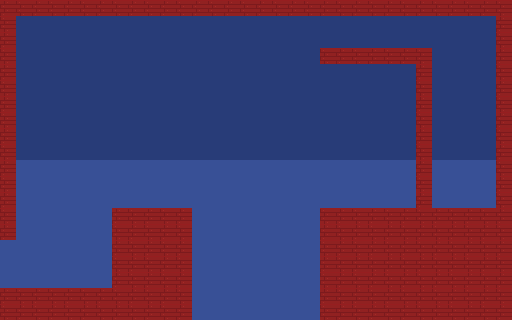

This is a level from a 2D game, rendered from its Tiled map with the project's own tilesets. A one-line summary and the complete map file follow:
An orthogonal 32x20 tile map with 16x16 px tiles, 3 tile layers (background, main, collision), 3 tilesets and 7 objects (5x Pedestal, Door, CameraZone).

<map version="1.8" tiledversion="1.8.0" orientation="orthogonal" renderorder="right-down" width="32" height="20" tilewidth="16" tileheight="16" infinite="0" nextlayerid="6" nextobjectid="8">
 <properties>
  <property name="music" value="castle" />
  <property name="room_id" value="ability_hall" />
  <property name="area" value="keep" />
  <property name="title" value="Hall of Abilities" />
 </properties>
 <tileset firstgid="1" name="test_tiles" tilewidth="16" tileheight="16" tilecount="32" columns="8">
  <image source="tileset.png" width="128" height="64" />
 </tileset>
 <tileset firstgid="33" source="../engine/blutmond_collision.tsx" />
 <tileset firstgid="63" source="../engine/blutmond_material.tsx" />
 <layer id="1" name="background" width="32" height="20" parallaxx="0.5">
  <properties>
   <property name="role" value="background" />
  </properties>
  <data encoding="csv">
9,9,9,9,9,9,9,9,9,9,9,9,9,9,9,9,9,9,9,9,9,9,9,9,9,9,9,9,9,9,9,9,
9,9,9,9,9,9,9,9,9,9,9,9,9,9,9,9,9,9,9,9,9,9,9,9,9,9,9,9,9,9,9,9,
9,9,9,9,9,9,9,9,9,9,9,9,9,9,9,9,9,9,9,9,9,9,9,9,9,9,9,9,9,9,9,9,
9,9,9,9,9,9,9,9,9,9,9,9,9,9,9,9,9,9,9,9,9,9,9,9,9,9,9,9,9,9,9,9,
9,9,9,9,9,9,9,9,9,9,9,9,9,9,9,9,9,9,9,9,9,9,9,9,9,9,9,9,9,9,9,9,
9,9,9,9,9,9,9,9,9,9,9,9,9,9,9,9,9,9,9,9,9,9,9,9,9,9,9,9,9,9,9,9,
9,9,9,9,9,9,9,9,9,9,9,9,9,9,9,9,9,9,9,9,9,9,9,9,9,9,9,9,9,9,9,9,
9,9,9,9,9,9,9,9,9,9,9,9,9,9,9,9,9,9,9,9,9,9,9,9,9,9,9,9,9,9,9,9,
9,9,9,9,9,9,9,9,9,9,9,9,9,9,9,9,9,9,9,9,9,9,9,9,9,9,9,9,9,9,9,9,
9,9,9,9,9,9,9,9,9,9,9,9,9,9,9,9,9,9,9,9,9,9,9,9,9,9,9,9,9,9,9,9,
31,31,31,31,31,31,31,31,31,31,31,31,31,31,31,31,31,31,31,31,31,31,31,31,31,31,31,31,31,31,31,31,
31,31,31,31,31,31,31,31,31,31,31,31,31,31,31,31,31,31,31,31,31,31,31,31,31,31,31,31,31,31,31,31,
31,31,31,31,31,31,31,31,31,31,31,31,31,31,31,31,31,31,31,31,31,31,31,31,31,31,31,31,31,31,31,31,
31,31,31,31,31,31,31,31,31,31,31,31,31,31,31,31,31,31,31,31,31,31,31,31,31,31,31,31,31,31,31,31,
31,31,31,31,31,31,31,31,31,31,31,31,31,31,31,31,31,31,31,31,31,31,31,31,31,31,31,31,31,31,31,31,
31,31,31,31,31,31,31,31,31,31,31,31,31,31,31,31,31,31,31,31,31,31,31,31,31,31,31,31,31,31,31,31,
31,31,31,31,31,31,31,31,31,31,31,31,31,31,31,31,31,31,31,31,31,31,31,31,31,31,31,31,31,31,31,31,
31,31,31,31,31,31,31,31,31,31,31,31,31,31,31,31,31,31,31,31,31,31,31,31,31,31,31,31,31,31,31,31,
31,31,31,31,31,31,31,31,31,31,31,31,31,31,31,31,31,31,31,31,31,31,31,31,31,31,31,31,31,31,31,31,
31,31,31,31,31,31,31,31,31,31,31,31,31,31,31,31,31,31,31,31,31,31,31,31,31,31,31,31,31,31,31,31
</data>
 </layer>
 <layer id="2" name="main" width="32" height="20">
  <properties>
   <property name="role" value="main" />
  </properties>
  <data encoding="csv">
8,7,8,7,8,7,8,7,8,7,8,7,8,7,8,7,8,7,8,7,8,7,8,7,8,7,8,7,8,7,8,7,
7,0,0,0,0,0,0,0,0,0,0,0,0,0,0,0,0,0,0,0,0,0,0,0,0,0,0,0,0,0,0,8,
8,0,0,0,0,0,0,0,0,0,0,0,0,0,0,0,0,0,0,0,0,0,0,0,0,0,0,0,0,0,0,7,
7,0,0,0,0,0,0,0,0,0,0,0,0,0,0,0,0,0,0,0,7,8,7,8,7,8,7,0,0,0,0,8,
8,0,0,0,0,0,0,0,0,0,0,0,0,0,0,0,0,0,0,0,0,0,0,0,0,0,8,0,0,0,0,7,
7,0,0,0,0,0,0,0,0,0,0,0,0,0,0,0,0,0,0,0,0,0,0,0,0,0,7,0,0,0,0,8,
8,0,0,0,0,0,0,0,0,0,0,0,0,0,0,0,0,0,0,0,0,0,0,0,0,0,8,0,0,0,0,7,
7,0,0,0,0,0,0,0,0,0,0,0,0,0,0,0,0,0,0,0,0,0,0,0,0,0,7,0,0,0,0,8,
8,0,0,0,0,0,0,0,0,0,0,0,0,0,0,0,0,0,0,0,0,0,0,0,0,0,8,0,0,0,0,7,
7,0,0,0,0,0,0,0,0,0,0,0,0,0,0,0,0,0,0,0,0,0,0,0,0,0,7,0,0,0,0,8,
8,0,0,0,0,0,0,0,0,0,0,0,0,0,0,0,0,0,0,0,0,0,0,0,0,0,8,0,0,0,0,7,
7,0,0,0,0,0,0,0,0,0,0,0,0,0,0,0,0,0,0,0,0,0,0,0,0,0,7,0,0,0,0,8,
8,0,0,0,0,0,0,0,0,0,0,0,0,0,0,0,0,0,0,0,0,0,0,0,0,0,8,0,0,0,0,7,
7,0,0,0,0,0,0,8,7,8,7,8,0,0,0,0,0,0,0,0,7,8,7,8,7,8,7,8,7,8,7,8,
8,0,0,0,0,0,0,7,8,7,8,7,0,0,0,0,0,0,0,0,8,7,8,7,8,7,8,7,8,7,8,7,
0,0,0,0,0,0,0,8,7,8,7,8,0,0,0,0,0,0,0,0,7,8,7,8,7,8,7,8,7,8,7,8,
0,0,0,0,0,0,0,7,8,7,8,7,0,0,0,0,0,0,0,0,8,7,8,7,8,7,8,7,8,7,8,7,
0,0,0,0,0,0,0,8,7,8,7,8,0,0,0,0,0,0,0,0,7,8,7,8,7,8,7,8,7,8,7,8,
8,7,8,7,8,7,8,7,8,7,8,7,0,0,0,0,0,0,0,0,8,7,8,7,8,7,8,7,8,7,8,7,
7,8,7,8,7,8,7,8,7,8,7,8,0,0,0,0,0,0,0,0,7,8,7,8,7,8,7,8,7,8,7,8
</data>
 </layer>
 <layer id="3" name="collision" width="32" height="20" opacity="0.5">
  <properties>
   <property name="role" value="collision" />
  </properties>
  <data encoding="csv">
34,34,34,34,34,34,34,34,34,34,34,34,34,34,34,34,34,34,34,34,34,34,34,34,34,34,34,34,34,34,34,34,
34,0,0,0,0,0,0,0,0,0,0,0,0,0,0,0,0,0,0,0,0,0,0,0,0,0,0,0,0,0,0,34,
34,0,0,0,0,0,0,0,0,0,0,0,0,0,0,0,0,0,0,0,0,0,0,0,0,0,0,0,0,0,0,34,
34,0,0,0,0,0,0,0,0,0,0,0,0,0,0,0,0,0,0,0,34,34,34,34,34,34,34,0,0,0,0,34,
34,0,0,0,0,0,0,0,0,0,0,0,0,0,0,0,0,0,0,0,0,0,0,0,0,0,34,0,0,0,0,34,
34,0,0,0,0,0,0,0,0,0,0,0,0,0,0,0,0,0,0,0,0,0,0,0,0,0,34,0,0,0,0,34,
34,0,0,0,0,0,0,0,0,0,0,0,0,0,0,0,0,0,0,0,0,0,0,0,0,0,34,0,0,0,0,34,
34,0,0,0,0,0,0,0,0,0,0,0,0,0,0,0,0,0,0,0,0,0,0,0,0,0,34,0,0,0,0,34,
34,0,0,0,0,0,0,0,0,0,0,0,0,0,0,0,0,0,0,0,0,0,0,0,0,0,34,0,0,0,0,34,
34,0,0,0,0,0,0,0,0,0,0,0,0,0,0,0,0,0,0,0,0,0,0,0,0,0,34,0,0,0,0,34,
34,0,0,0,0,0,0,0,0,0,0,0,0,0,0,0,0,0,0,0,0,0,0,0,0,0,34,0,0,0,0,34,
34,0,0,0,0,0,0,0,0,0,0,0,0,0,0,0,0,0,0,0,0,0,0,0,0,0,34,0,0,0,0,34,
34,0,0,0,0,0,0,0,0,0,0,0,0,0,0,0,0,0,0,0,0,0,0,0,0,0,34,0,0,0,0,34,
34,0,0,0,0,0,0,34,34,34,34,34,0,0,0,0,0,0,0,0,34,34,34,34,34,34,34,34,34,34,34,34,
34,0,0,0,0,0,0,34,34,34,34,34,0,0,0,0,0,0,0,0,34,34,34,34,34,34,34,34,34,34,34,34,
0,0,0,0,0,0,0,34,34,34,34,34,0,0,0,0,0,0,0,0,34,34,34,34,34,34,34,34,34,34,34,34,
0,0,0,0,0,0,0,34,34,34,34,34,0,0,0,0,0,0,0,0,34,34,34,34,34,34,34,34,34,34,34,34,
0,0,0,0,0,0,0,34,34,34,34,34,0,0,0,0,0,0,0,0,34,34,34,34,34,34,34,34,34,34,34,34,
34,34,34,34,34,34,34,34,34,34,34,34,0,0,0,0,0,0,0,0,34,34,34,34,34,34,34,34,34,34,34,34,
34,34,34,34,34,34,34,34,34,34,34,34,0,0,0,0,0,0,0,0,34,34,34,34,34,34,34,34,34,34,34,34
</data>
 </layer>
 <objectgroup id="5" name="objects">
  <properties>
   <property name="role" value="objects" />
  </properties>
  <object id="1" name="exit_west" type="Door" x="0" y="240" width="16" height="48">
   <properties>
    <property name="target_room" value="boss_hall" />
    <property name="target_door" value="exit_east" />
    <property name="direction" value="west" />
    <property name="panel" value="door_panel" />
   </properties>
  </object>
  <object id="2" name="room" type="CameraZone" x="0" y="0" width="512" height="320" />
  <object id="3" name="double_jump" type="Pedestal" x="56" y="288">
   <properties>
    <property name="Gives" value="DoubleJump" />
   </properties>
   <point />
  </object>
  <object id="4" name="second_wind" type="Pedestal" x="88" y="288">
   <properties>
    <property name="Gives" value="SecondWind" />
   </properties>
   <point />
  </object>
  <object id="5" name="dash" type="Pedestal" x="152" y="208">
   <properties>
    <property name="Gives" value="Dash" />
   </properties>
   <point />
  </object>
  <object id="6" name="wall_jump" type="Pedestal" x="360" y="208">
   <properties>
    <property name="Gives" value="WallJump" />
   </properties>
   <point />
  </object>
  <object id="7" name="ground_pound" type="Pedestal" x="360" y="48">
   <properties>
    <property name="Gives" value="GroundPound" />
   </properties>
   <point />
  </object>
 </objectgroup>
</map>
